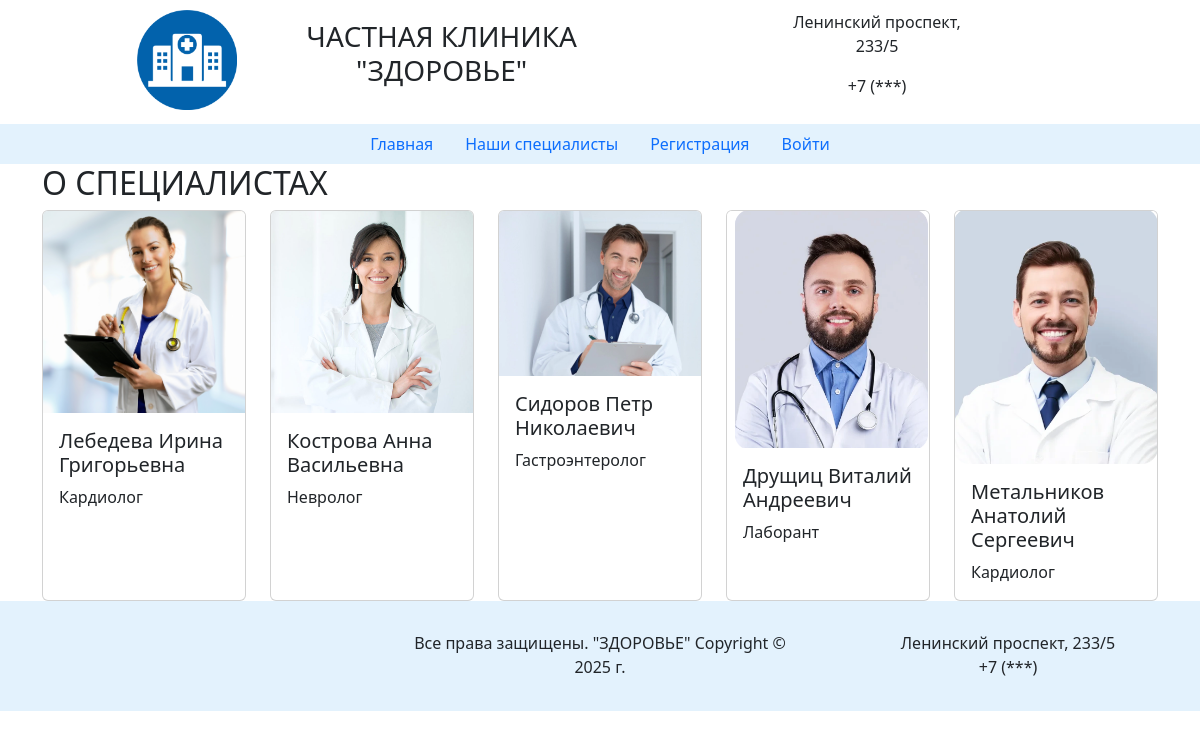
Page /specialist.php on the earlier database version.
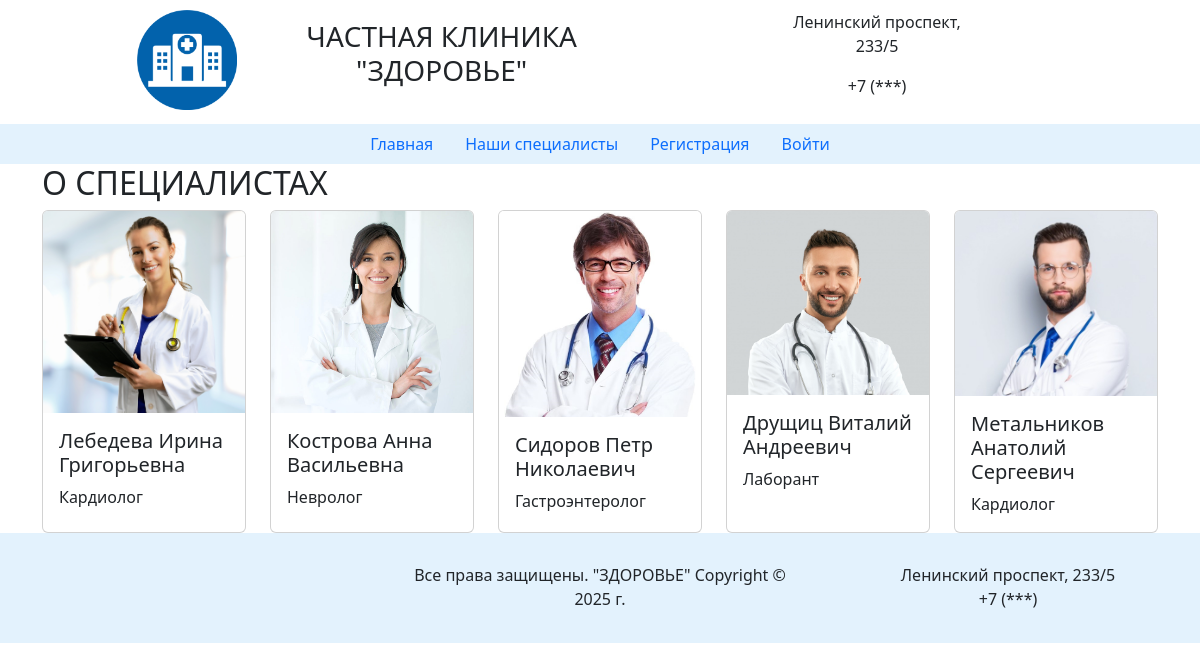
Same page on the later database version.
### tables this page shows
CREATE TABLE `vrach` (
  `id_vrach` int(11) NOT NULL,
  `id_role` int(11) NOT NULL,
  `fio_vrach` varchar(50) NOT NULL,
  `img` varchar(20) NOT NULL,
  `id_spec` int(11) NOT NULL,
  `id_usluga` int(11) NOT NULL
);

CREATE TABLE `spec` (
  `id_spec` int(11) NOT NULL,
  `name_spec` varchar(50) NOT NULL
);

### specialist.php (the view)
<?php
include 'temp/head.php';
include 'temp/database.php';
include 'temp/nav.php';
?>
<main>
<div class="container">
    <div class="row">
 <h2 class="name">О СПЕЦИАЛИСТАХ</h2>
 <section id="vrach">
    <div class="row">
        <div class="col-lg-12">
            <div class="row row-cols-1  row-cols-md-5 g-4">
                <?php
                $sql = "SELECT * FROM vrach, spec WHERE vrach.id_spec=spec.id_spec";
                $result = $mysqli->query($sql);
                foreach ($result as $row)  {
                    echo '<div class="col">
    <div class="card h-100">
      <img src="img/'.$row['img'].'" class="card-img-top" alt="...">
      <div class="card-body">
        <h5 class="card-title">'.$row['fio_vrach'].'</h5>
        <p class="card-text">'.$row['name_spec'].'</p>
      </div>
    </div>
  </div>';
                }
                ?>
           </div>
        </div>
    </div>
</section>
</div>
</div>
</main>
<?php include 'temp/footer.php';?>

Differences in the rows shown:
changed vrach "Сидоров Петр Николаевич": img: a different picture
changed vrach "Друщиц Виталий Андреевич": img: a different picture
changed vrach "Метальников Анатолий Сергеевич": img: a different picture
